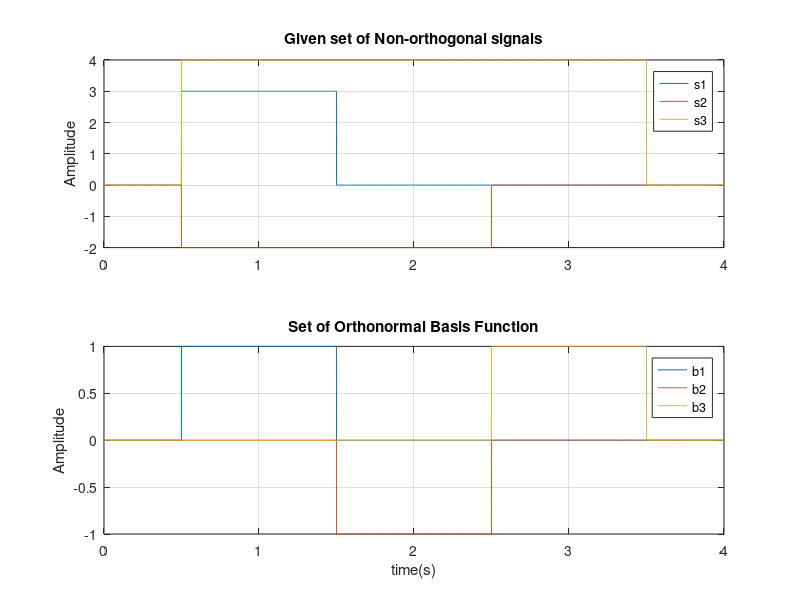
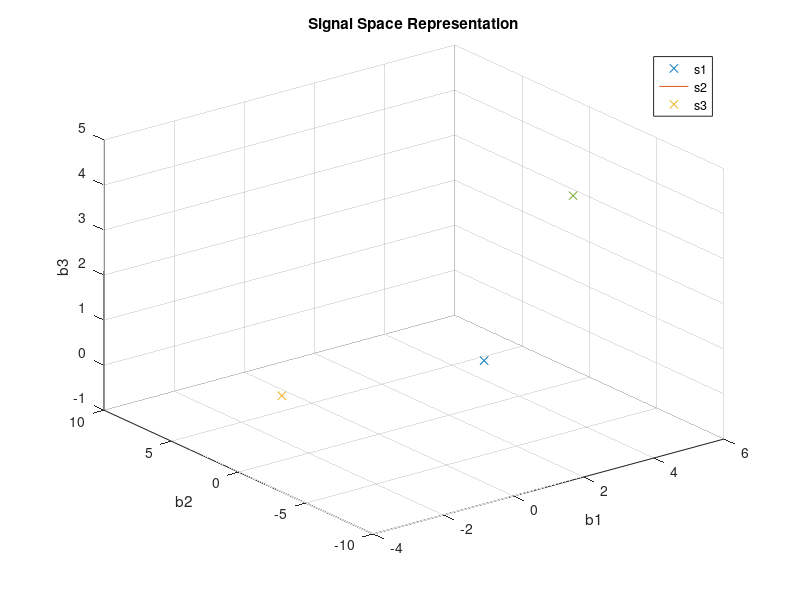

Write the MATLAB code that produced these figures, in order.
clc; 
clear; 
T=4; 
t=linspace(0,T,5000); 
% Arbitary signals/pulses 
s1=3*rectpuls(t-1,1); %A rectangular pulse shifted by 1/2,scaled by 2, and with a width of 1.
s2=-2*rectpuls(t-3/2,2); 
s3=4*rectpuls(t-2,3); 

% Basis functions & projections using Gram-Schmidt orthogonalization 
b1=s1/sqrt(trapz(t,s1.*s1)); %The first basis function b1 is created by normalizing s1, trapz(t, s1.*s1)calculates the energy of the signal 
p2=trapz(t,s2.*b1);% Projection of s2 onto b1 
g2=s2-p2.*b1; % Removing component in the direction of b1

b2=g2/sqrt(trapz(t,g2.*g2)); % Normalizing to get b2
p3=trapz(t,s3.*b1); % Projection of s3 onto b1
p4=trapz(t,s3.*b2); % Projection of s3 onto b2
g3=s3-p3.*b1-p4.*b2; % Removing components in the direction of b1 and b2
b3=g3/sqrt(trapz(t,g3.*g3)); % Normalizing to get b3
% Plot 
figure 
subplot(2,1,1) 
plot(t,s1,t,s2,t,s3) 
ylabel('Amplitude') 
title("Given set of Non-orthogonal signals") 
legend("s1","s2","s3") 
grid on 
subplot(2,1,2) 
plot(t,b1,t,b2,t,b3) 
xlabel("time(s)") 
ylabel('Amplitude') 
title("Set of Orthonormal Basis Function") 
legend("b1","b2","b3") 
grid on 
figure 
plot3(trapz(t,s1.*b1),trapz(t,s1.*b2),trapz(t,s1.*b3),"x",MarkerSize=10) 
hold on 
plot3(trapz(t,s2.*b1),trapz(t,s2.*b2),trapz(t,s2.*b3),"x",MarkerSize=10) 
plot3(trapz(t,s3.*b1),trapz(t,s3.*b2),trapz(t,s3.*b3),"x",MarkerSize=10) 
xlabel("b1") 
ylabel("b2") 
zlabel("b3") 
title("Signal Space Representation") 
legend("s1","s2","s3") 
grid on 